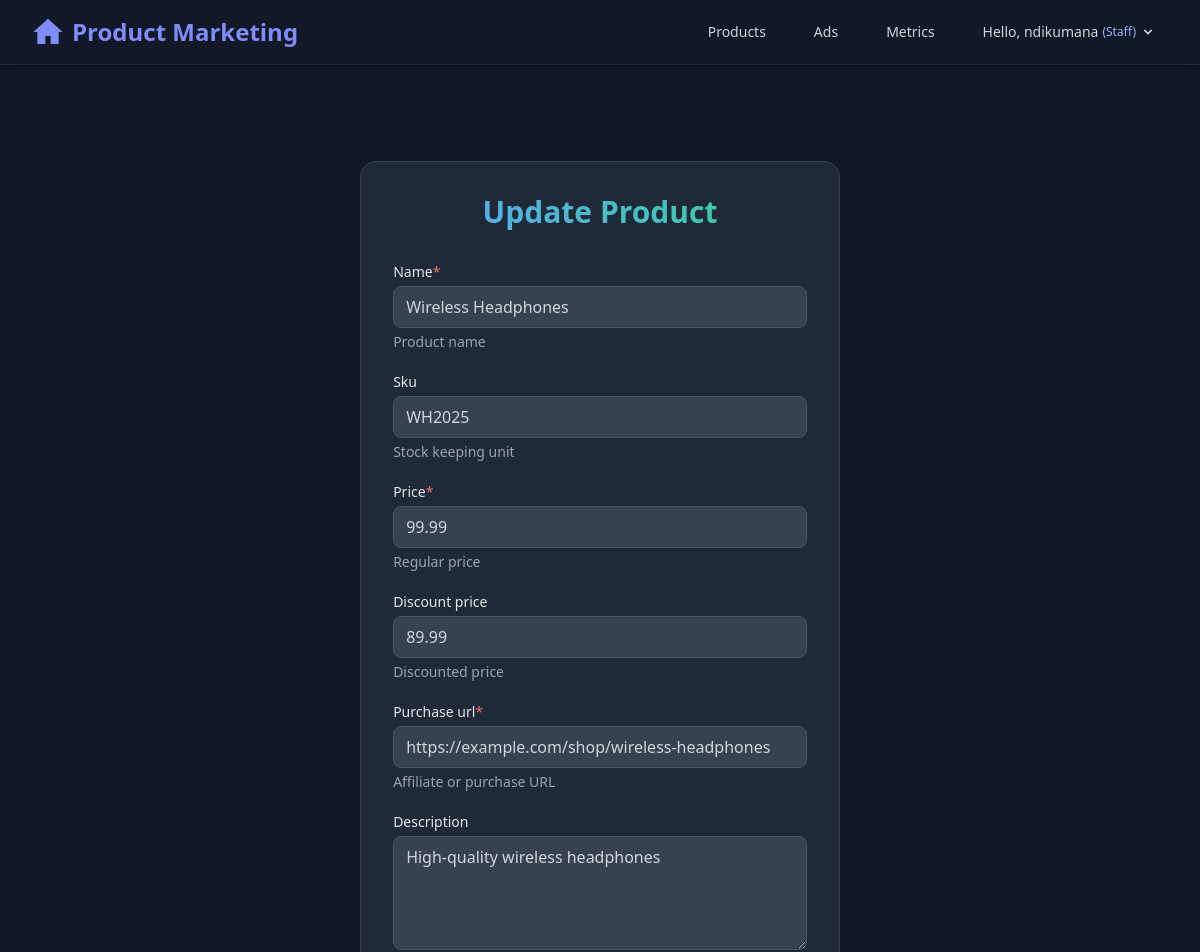
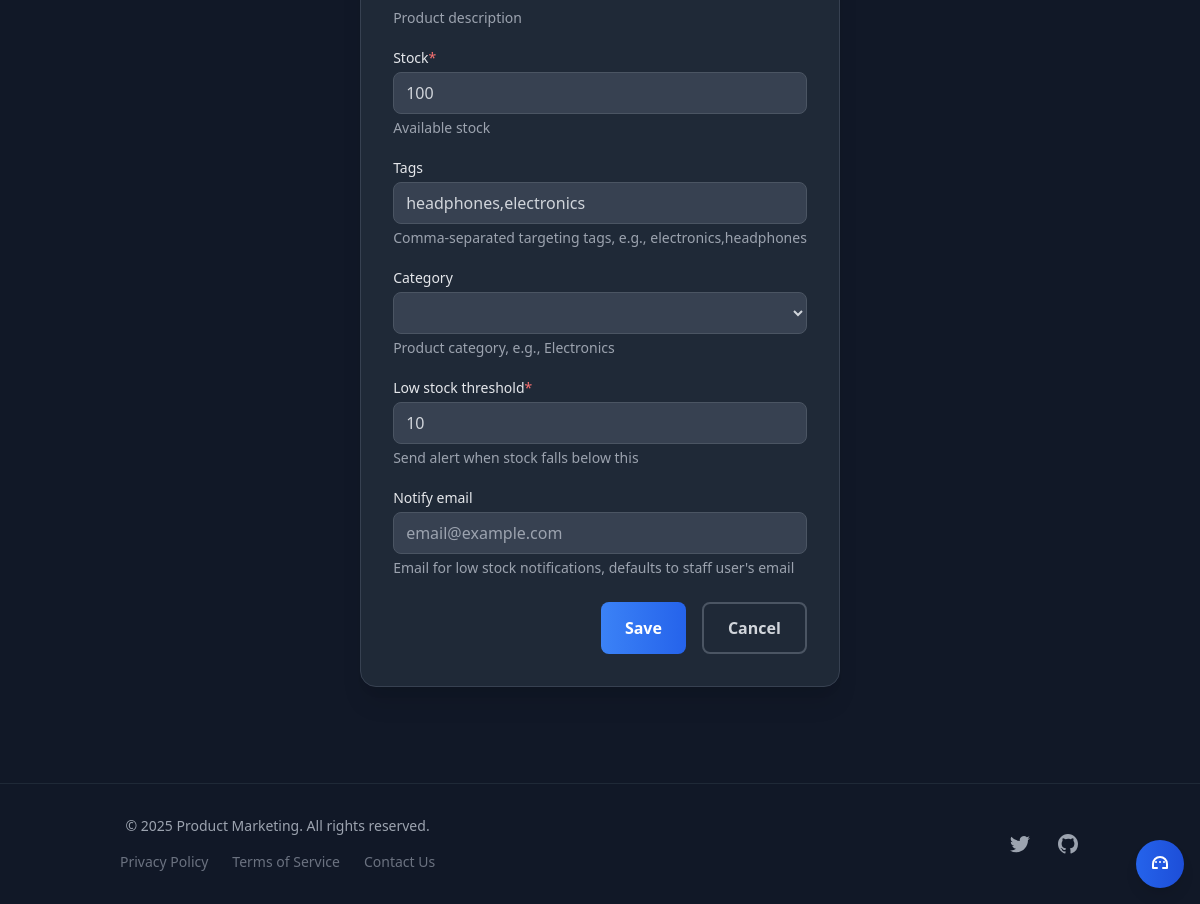
The page /products/1/update/ (signed in) on the database its author committed (2 pictures, top to bottom).
### marketing/models.py (models this page shows, shortened)
class Product(models.Model):
    name = models.CharField(max_length=200, help_text="Product name")
    sku = models.CharField(max_length=50, unique=True, blank=True, null=True, help_text="Stock keeping unit")
    price = models.DecimalField(max_digits=10, decimal_places=2, validators=[MinValueValidator(0)], help_text="Regular price")
    discount_price = models.DecimalField(max_digits=10, decimal_places=2, null=True, blank=True, help_text="Discounted price")
    purchase_url = models.URLField(validators=[URLValidator()], help_text="Affiliate or purchase URL")
    affiliate_commission_rate = models.DecimalField(
        max_digits=5, decimal_places=2, default=0.00,
        validators=[MinValueValidator(0), MaxValueValidator(100)],
        help_text="Commission rate for affiliate sales (%)"
    )
    description = models.TextField(blank=True, null=True, help_text="Product description")
    stock = models.PositiveIntegerField(default=0, help_text="Available stock")
    tags = models.CharField(max_length=200, blank=True, help_text="Comma-separated targeting tags, e.g., electronics,headphones")
    category = models.CharField(max_length=100, blank=True, help_text="Product category, e.g., Electronics")
    low_stock_threshold = models.PositiveIntegerField(default=10, help_text="Send alert when stock falls below this")
    notify_email = models.EmailField(blank=True, help_text="Email for low stock notifications, defaults to staff user's email")
    created_at = models.DateTimeField(auto_now_add=True)
    updated_at = models.DateTimeField(auto_now=True)
    class Meta:
        verbose_name = "Product"
        verbose_name_plural = "Products"
        indexes = [
            models.Index(fields=['sku']),
            models.Index(fields=['tags']),
        ]

### marketing/views.py (the view)
# urls.py: path('products/<int:pk>/update/', views.product_update, name='product_update'),
@login_required
@staff_required
def product_update(request, pk):
    product = get_object_or_404(Product, pk=pk)
    if request.method == 'POST':
        form = ProductForm(request.POST, instance=product)
        if form.is_valid():
            form.save()
            messages.success(request, 'Product updated successfully.')
            return redirect('marketing:product_detail', pk=product.pk)
        else:
            messages.error(request, 'Please correct the errors below.')
    else:
        form = ProductForm(instance=product)
    return render(request, 'product_form.html', {'form': form, 'title': 'Update Product'})

### marketing/views.py (called while the page is built)
def is_staff_user(user):
    return user.is_authenticated and user.is_staff

### marketing/templates/product_form.html (shortened to what this page needs)
{% extends 'base.html' %}
{% load static %}
{% block extra_head %}
<link href="https://cdn.jsdelivr.net/npm/tailwindcss@2.2.19/dist/tailwind.min.css" rel="stylesheet">
{% endblock %}
{% block content %}
<section class="py-16 bg-gray-900 min-h-screen flex items-center justify-center">
  <div class="max-w-lg mx-auto bg-gray-800 p-8 rounded-2xl shadow-xl border border-gray-700">
    <h1 class="text-3xl font-extrabold gradient-text mb-8 text-center">{{ title|default:"Manage Your Content" }}</h1>
    <form method="post" class="space-y-6">
      <div class="space-y-5">
        {% for field in form %}
        <div>
          <label for="{{ field.id_for_label }}" class="block text-sm font-medium text-gray-200 mb-1">
            {{ field.label }}{% if field.field.required %}<span class="text-red-400">*</span>{% endif %}
          </label>
          <div class="mt-1">
            {% if field.field.widget.input_type == 'checkbox' %}
              <div class="flex items-center">
                {{ field }}
                <span class="ml-2 text-gray-400 text-sm">{{ field.label }}</span>
              </div>
            {% else %}
              {{ field }}
            {% endif %}
          </div>
          {% if field.help_text %}
            <p class="mt-1 text-sm text-gray-400">{{ field.help_text|safe }}</p>
          {% endif %}
        </div>
        {% endfor %}
      </div>
      <div class="mt-8 flex justify-end space-x-4">
        <button
          type="submit"
          class="px-6 py-3 bg-gradient-to-r from-blue-500 to-blue-600 text-white rounded-lg font-semibold hover:from-blue-400 hover:to-blue-500 hover-scale focus:outline-none focus:ring-4 focus:ring-blue-400 transition-all duration-300"
        >
          Save
        </button>
        <a
          href="{% url 'marketing:product_list' %}"
          class="px-6 py-3 border-2 border-gray-600 text-gray-300 rounded-lg font-semibold hover:bg-gray-700 hover-scale focus:outline-none focus:ring-4 focus:ring-gray-500 transition-all duration-300"
        >
          Cancel
        </a>
      </div>
    </form>
  </div>
</section>
{% endblock %}

### marketing/templates/base.html (shortened to what this page needs)
{% load static %}
<!DOCTYPE html>
<html lang="en" class="scroll-smooth">
<head>
    <link href="https://cdn.jsdelivr.net/npm/tailwindcss@2.2.19/dist/tailwind.min.css" rel="stylesheet">
    {% block extra_head %}{% endblock %}
</head>
<body class="bg-gray-900 text-white font-sans antialiased min-h-screen flex flex-col">
    <header class="sticky top-0 z-50">
        <nav class="bg-gray-900/95 backdrop-blur-md shadow-md border-b border-gray-800">
            <div class="max-w-7xl mx-auto px-4 sm:px-6 lg:px-8">
                <div class="flex justify-between items-center h-16">
                    <div class="flex-shrink-0 flex items-center">
                        <a href="{% url 'marketing:home' %}" class="text-2xl font-bold text-indigo-400 hover:text-indigo-300 transition-colors flex items-center">
                            <svg class="h-8 w-8 mr-2" fill="currentColor" viewBox="0 0 24 24" aria-hidden="true">
                                <path d="M12 2L1 12h3v9h6v-6h4v6h6v-9h3L12 2z"/>
                            </svg>
                            Product Marketing
                        </a>
                    </div>
                    <div class="hidden md:flex md:items-center md:space-x-4 lg:space-x-6">
                        <a href="{% url 'marketing:product_list' %}" class="px-3 py-2 text-gray-300 hover:text-indigo-400 transition-colors text-sm font-medium rounded-md hover:bg-gray-800">Products</a>
                        <a href="{% url 'marketing:ad_list' %}" class="px-3 py-2 text-gray-300 hover:text-indigo-400 transition-colors text-sm font-medium rounded-md hover:bg-gray-800">Ads</a>
                        <a href="{% url 'marketing:metric_list' %}" class="px-3 py-2 text-gray-300 hover:text-indigo-400 transition-colors text-sm font-medium rounded-md hover:bg-gray-800">Metrics</a>
                        {% if user.is_authenticated %}
                            <div class="relative group">
                                <button class="px-3 py-2 text-gray-300 hover:text-indigo-400 transition-colors text-sm font-medium flex items-center space-x-1">
                                    <span>Hello, {{ user.username }}</span>
                                    {% if user.is_staff %}<span class="text-xs text-indigo-300">(Staff)</span>{% endif %}
                                    <svg class="w-4 h-4" fill="currentColor" viewBox="0 0 20 20">
                                        <path fill-rule="evenodd" d="M5.293 7.293a1 1 0 011.414 0L10 10.586l3.293-3.293a1 1 0 111.414 1.414l-4 4a1 1 0 01-1.414 0l-4-4a1 1 0 010-1.414z" clip-rule="evenodd"></path>
                                    </svg>
                                </button>
                            </div>
                        {% endif %}
                    </div>
                </div>
            </div>
        </nav>
    </header>
    <main class="flex-grow container mx-auto px-4 sm:px-6 lg:px-8 py-8">
        {% block content %}
        {% endblock %}
    </main>
    <footer class="bg-gray-900/50 border-t border-gray-800 relative">
        <div class="container mx-auto px-4 sm:px-6 lg:px-8 py-8">
            <div class="md:flex md:items-center md:justify-between">
                <div class="flex justify-center md:order-2 space-x-6">
                    <a href="https://twitter.com/productmarketing" class="text-gray-400 hover:text-indigo-400" aria-label="Twitter">
                    </a>
                    <a href="https://github.com/productmarketing" class="text-gray-400 hover:text-indigo-400" aria-label="GitHub">
                    </a>
                </div>
                <div class="mt-8 md:mt-0 md:order-1">
                    <p class="text-center text-gray-400 text-sm">
                        © {% now "Y" %} Product Marketing. All rights reserved.
                    </p>
                    <div class="flex justify-center space-x-6 mt-4 text-sm text-gray-500">
                        <a href="/privacy-policy" class="hover:text-indigo-400">Privacy Policy</a>
                        <a href="/terms-of-service" class="hover:text-indigo-400">Terms of Service</a>
                        <a href="/contact" class="hover:text-indigo-400">Contact Us</a>
                    </div>
                </div>
            </div>
        </div>
        <div class="fixed bottom-4 right-4 z-50">
            <button id="social-sheet-toggle" aria-expanded="false" aria-label="Toggle social media sheet" class="bg-gradient-to-r from-blue-600 to-blue-700 text-white p-3 rounded-full shadow-lg hover:from-blue-500 hover:to-blue-600 focus:outline-none focus:ring-2 focus:ring-blue-500">
                <svg class="w-6 h-6" fill="none" stroke="currentColor" viewBox="0 0 24 24">
                    <path stroke-linecap="round" stroke-linejoin="round" stroke-width="2" d="M8 10h.01M12 10h.01M16 10h.01M9 16H5v-4a7 7 0 1114 0v4h-4"/>
                </svg>
            </button>
        </div>
    </footer>
</body>
</html>

### marketing/templates/product_form.html (style rules this page uses)
.gradient-text { background: linear-gradient(to right, #60a5fa, #34d399); -webkit-background-clip: text; background-clip: text; color: transparent; }
.hover-scale { transition: transform 0.3s ease, box-shadow 0.3s ease; }

### rows shown on the page
Product: form "Wireless Headphones" "WH2025" "99.99" "89.99" "https://example.com/shop/wireless-headphones" "High-quality wireless headphones" "100" "headphones,electronics" "10"

### other values the page prints
{{ user.username }} "ndikumana"
{{ field.label }} "Name" "Sku" "Price" "Discount price" "Purchase url" "Description" "Stock" "Tags" "Category" "Low stock threshold" "Notify email"
{{ field.help_text|safe }} "Product name" "Stock keeping unit" "Regular price" "Discounted price" "Affiliate or purchase URL" "Product description" "Available stock" "Comma-separated targeting tags, e.g., electronics,headphones" "Product category, e.g., Electronics" "Send alert when stock falls below this" "Email for low stock notifications, defaults to staff user's email"
